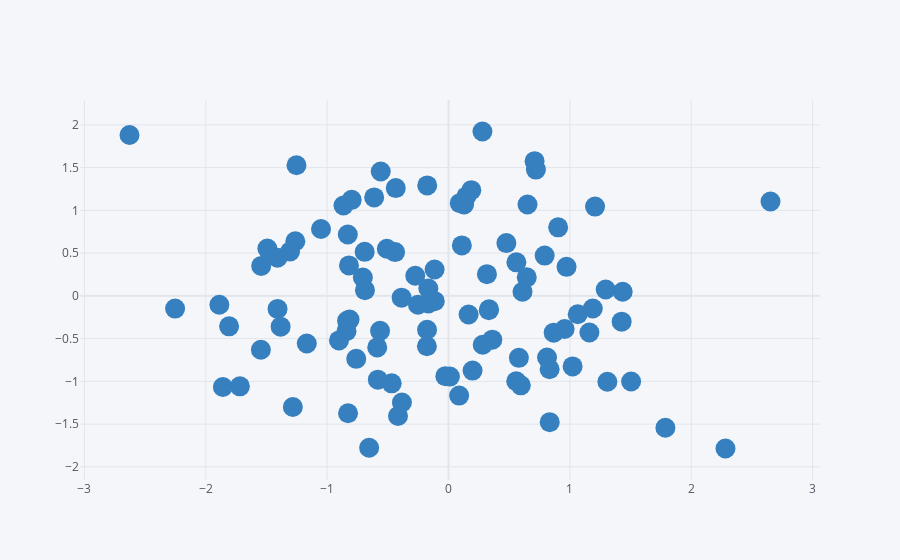

Notebook code cell kept with this figure:
### Markdown cell above
#### Cana pass some more  arguments

### Code cell
df_1.iplot(kind='scatter', x='A',y='B',mode='markers',size=20,color='blue')
